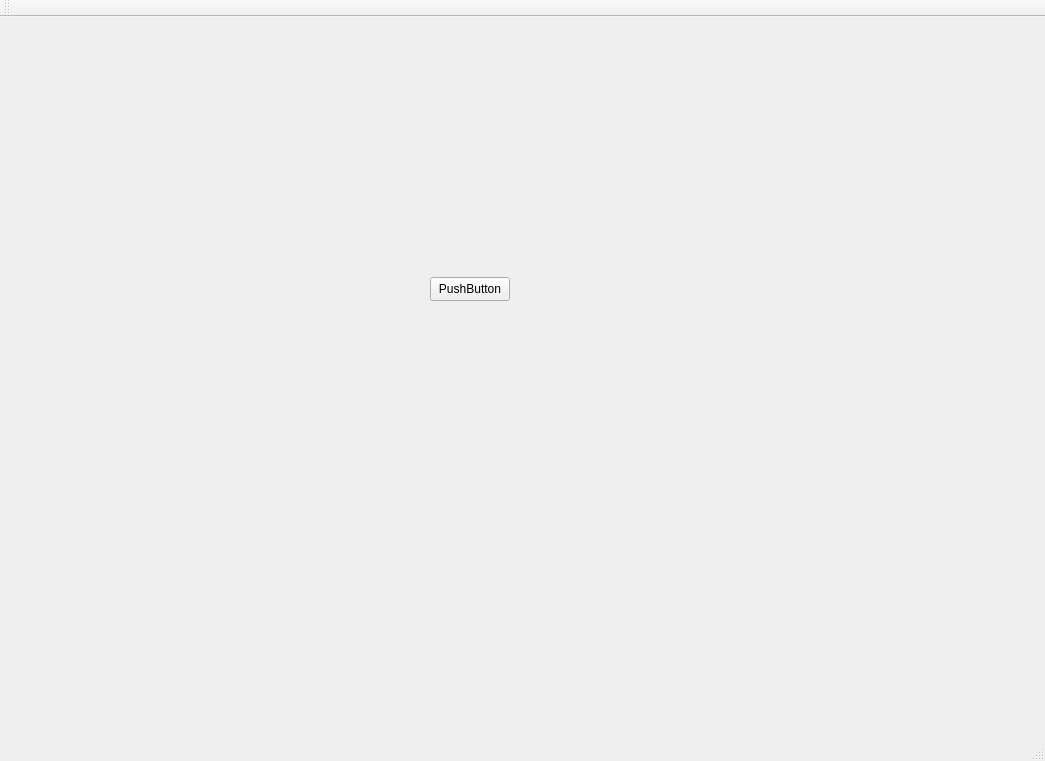
<?xml version="1.0" encoding="UTF-8"?>
<ui version="4.0">
 <class>QtWidgetsClassClass</class>
 <widget class="QMainWindow" name="QtWidgetsClassClass">
  <property name="geometry">
   <rect>
    <x>0</x>
    <y>0</y>
    <width>1045</width>
    <height>761</height>
   </rect>
  </property>
  <property name="windowTitle">
   <string>QtWidgetsClass</string>
  </property>
  <widget class="QWidget" name="centralWidget">
   <widget class="QPushButton" name="pushButton">
    <property name="geometry">
     <rect>
      <x>430</x>
      <y>260</y>
      <width>80</width>
      <height>24</height>
     </rect>
    </property>
    <property name="text">
     <string>PushButton</string>
    </property>
   </widget>
  </widget>
  <widget class="QMenuBar" name="menuBar">
   <property name="geometry">
    <rect>
     <x>0</x>
     <y>0</y>
     <width>1045</width>
     <height>21</height>
    </rect>
   </property>
  </widget>
  <widget class="QToolBar" name="mainToolBar">
   <attribute name="toolBarArea">
    <enum>TopToolBarArea</enum>
   </attribute>
   <attribute name="toolBarBreak">
    <bool>false</bool>
   </attribute>
  </widget>
  <widget class="QStatusBar" name="statusBar"/>
 </widget>
 <layoutdefault spacing="6" margin="11"/>
 <resources/>
 <connections/>
</ui>
